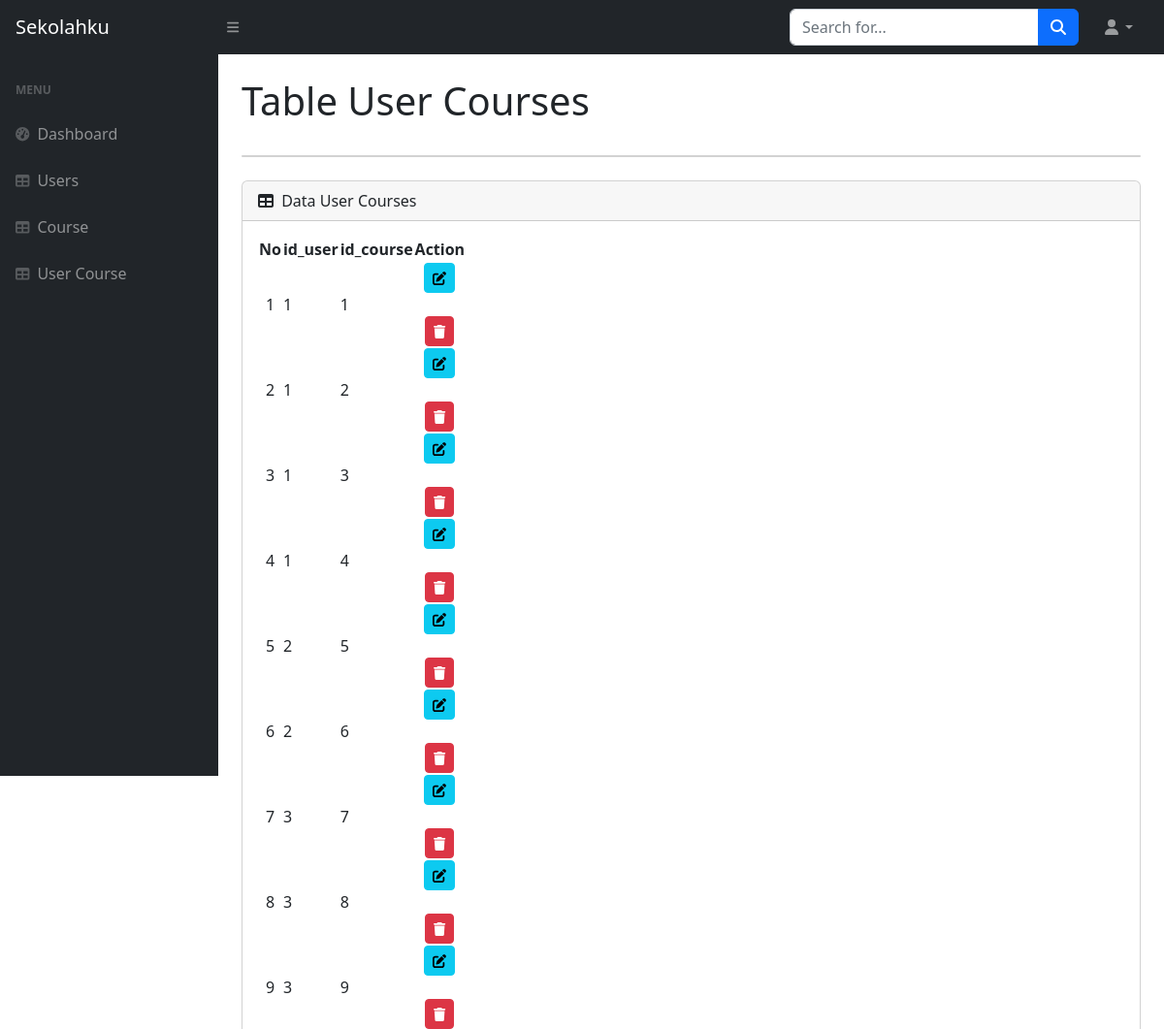
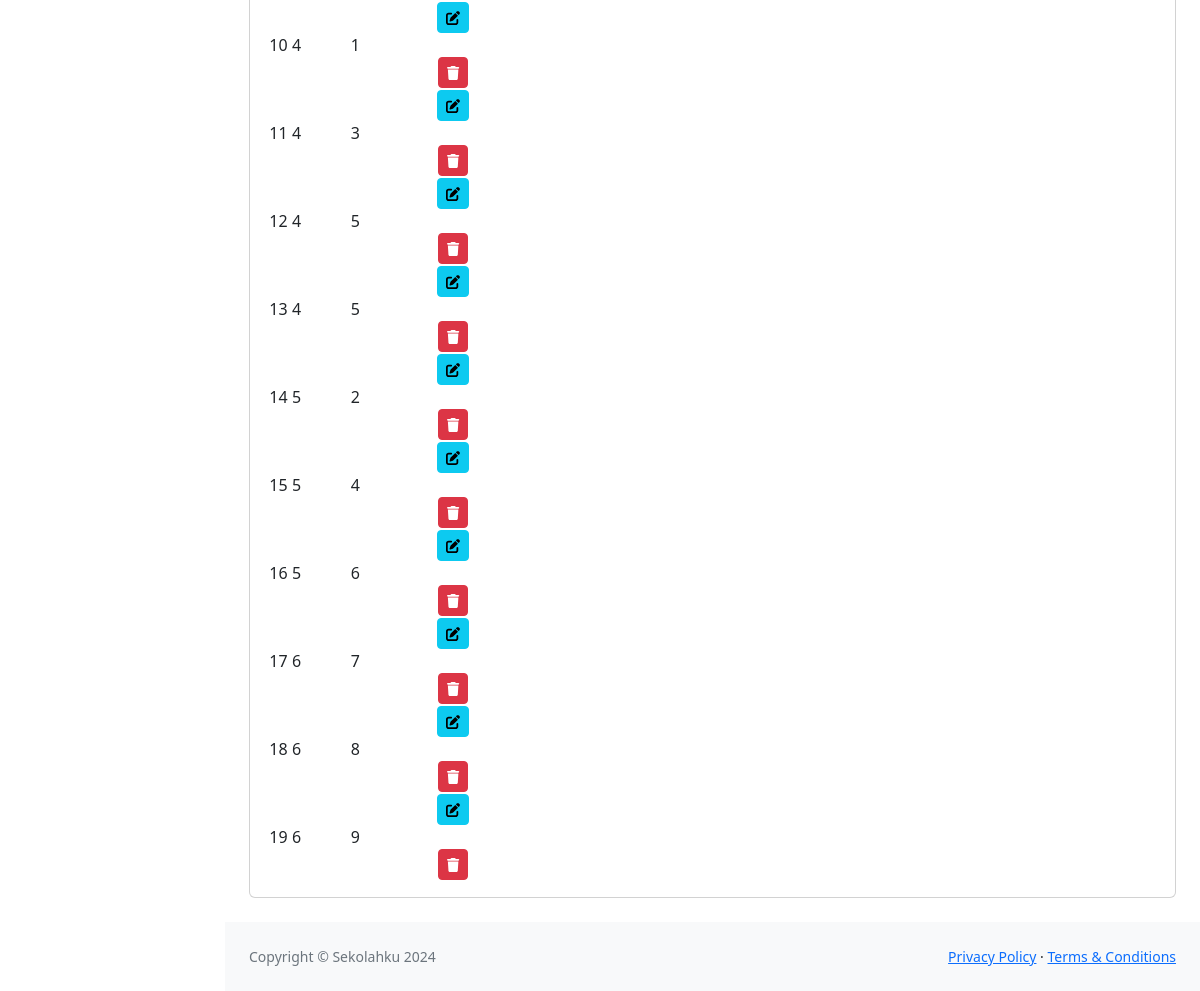
Screenshot of /tb_usercourse.php with the database file from the repository (2 pictures, top to bottom).
### tables this page shows
CREATE TABLE `usercourse` (
  `id_user` int(11) NOT NULL,
  `id_course` int(11) NOT NULL
);

### tb_usercourse.php (the view, shortened to what this page needs)
<?php
require("koneksi.php");
$result = mysqli_query($conn, 'SELECT * FROM usercourse');
?>
<!DOCTYPE html>
<html lang="en">
<head>
  <link href="https://cdn.jsdelivr.net/npm/simple-datatables@7.1.2/dist/style.min.css" rel="stylesheet" />
  <link href="css/styles.css" rel="stylesheet" />
</head>
<body class="sb-nav-fixed">
  <nav class="sb-topnav navbar navbar-expand navbar-dark bg-dark">
    <a class="navbar-brand ps-3" href="dashboard.php">Sekolahku</a>
    <button class="btn btn-link btn-sm order-1 order-lg-0 me-4 me-lg-0" id="sidebarToggle" href="#!"><i class="fas fa-bars"></i></button>
    <form class="d-none d-md-inline-block form-inline ms-auto me-0 me-md-3 my-2 my-md-0">
      <div class="input-group">
        <input class="form-control" type="text" placeholder="Search for..." aria-label="Search for..." aria-describedby="btnNavbarSearch" />
        <button class="btn btn-primary" id="btnNavbarSearch" type="button"><i class="fas fa-search"></i></button>
      </div>
    </form>
    <ul class="navbar-nav ms-auto ms-md-0 me-3 me-lg-4">
      <li class="nav-item dropdown">
        <a class="nav-link dropdown-toggle" id="navbarDropdown" href="#" role="button" data-bs-toggle="dropdown" aria-expanded="false"><i class="fas fa-user fa-fw"></i></a>
      </li>
    </ul>
  </nav>
  <div id="layoutSidenav">
    <div id="layoutSidenav_nav">
      <nav class="sb-sidenav accordion sb-sidenav-dark" id="sidenavAccordion">
        <div class="sb-sidenav-menu">
          <div class="nav">
            <div class="sb-sidenav-menu-heading">MENU</div>
            <a class="nav-link" href="dashboard.php">
              <div class="sb-nav-link-icon"><i class="fas fa-tachometer-alt"></i></div>
              Dashboard
            </a>
            <a class="nav-link" href="tb_users.php">
              <div class="sb-nav-link-icon"><i class="fas fa-table"></i></div>
              Users
            </a>
            <a class="nav-link" href="tb_course.php<?php ?>">
              <div class="sb-nav-link-icon"><i class="fas fa-table"></i></div>
              Course
            </a>
            <a class="nav-link" href="tb_usercourse.php<?php ?>">
              <div class="sb-nav-link-icon"><i class="fas fa-table"></i></div>
              User Course
            </a>
          </div>
        </div>
      </nav>
    </div>
    <div id="layoutSidenav_content">
      <main>
        <div class="container-fluid px-4">
          <h1 class="mt-4">Table User Courses</h1>
          <div class="card mb-4"></div>
          <div class="card mb-4">
            <div class="card-header">
              <i class="fas fa-table me-1"></i>
              Data User Courses
            </div>
            <div class="card-body">
              <table id="datatablesSimple">
                <thead>
                  <tr>
                    <th>No</th>
                    <th>id_user</th>
                    <th>id_course</th>
                    <th>Action</th>
                  </tr>
                </thead>
                <tbody>
                  <?php
                  $no = 1;
                  while ($data = mysqli_fetch_array($result)) {
                  ?>
                    <tr>
                      <td class="text-center"><?php echo $no ?></td>
                      <td> <?php echo $data['id_user']; ?> </td>
                      <td> <?php echo $data['id_course']; ?> </td>
                      <td class="text-center">
                        <a href="<?php echo "tb_usercourse_edit.php?id=" . $data['id_user']; ?>" class="btn btn-info btn-sm"><i class="fa fa-edit"> Edit</i></a> <br><br>
                        <a href="<?php echo "tb_usercourse_delete.php?id=" . $data['id_user']; ?>" class="btn btn-danger btn-sm" onclick="return confirm('Anda yakin mau menghapus item ini ?')"><i class="fa fa-trash"> Delete</i> </a>
                      </td>
                    </tr>
                    <?php $no++; ?>
                  <?php
                  }
                  ?>
                </tbody>
              </table>
            </div>
          </div>
        </div>
      </main>
      <footer class="py-4 bg-light mt-auto">
        <div class="container-fluid px-4">
          <div class="d-flex align-items-center justify-content-between small">
            <div class="text-muted">Copyright &copy; Sekolahku 2024</div>
            <div>
              <a href="#">Privacy Policy</a>
              &middot;
              <a href="#">Terms &amp; Conditions</a>
            </div>
          </div>
        </div>
      </footer>
    </div>
  </div>
</body>
</html>

### rows the page displays
usercourse: id_user "1", id_course "1"
usercourse: id_user "1", id_course "2"
usercourse: id_user "1", id_course "3"
usercourse: id_user "1", id_course "4"
usercourse: id_user "2", id_course "5"
usercourse: id_user "2", id_course "6"
usercourse: id_user "3", id_course "7"
usercourse: id_user "3", id_course "8"
usercourse: id_user "3", id_course "9"
usercourse: id_user "4", id_course "1"
usercourse: id_user "4", id_course "3"
usercourse: id_user "4", id_course "5"
usercourse: id_user "4", id_course "5"
usercourse: id_user "5", id_course "2"
usercourse: id_user "5", id_course "4"
usercourse: id_user "5", id_course "6"
usercourse: id_user "6", id_course "7"
usercourse: id_user "6", id_course "8"
usercourse: id_user "6", id_course "9"
